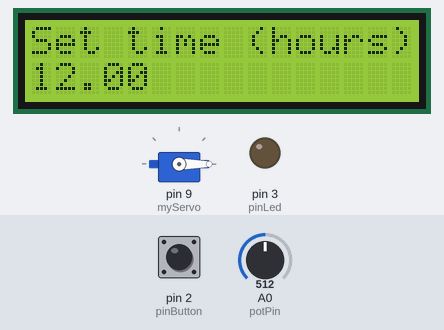
Bench run of a sketch on a simulated Arduino Uno, built with avr-gcc and run on an emulated ATmega328P. Shown: servo, 16×2 character LCD, output pins drawn as LEDs (lit = HIGH). Dashed ring = blinking. The inputs (shaded band) are chosen by the test bench; at power-on: pin 2 (pinButton) HIGH, A0 (potPin) = 512. What the sketch prints to the serial monitor is not drawn.

Above: at 4.2 s.
4.3 s: pin 2 (pinButton) pulled LOW for 0.3 s
At 7.3 s:
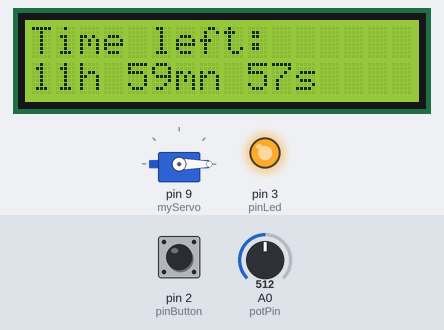
7.6 s: pin 2 (pinButton) pulled LOW for 3.2 s
At 10.51 s:
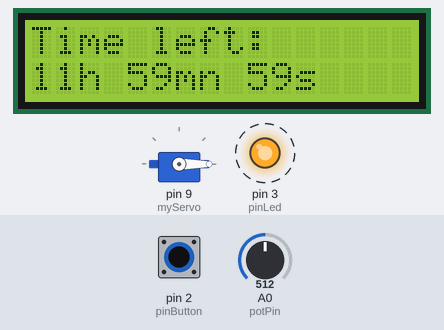
12.3 s: A0 (potPin) set to 716
At 13.8 s:
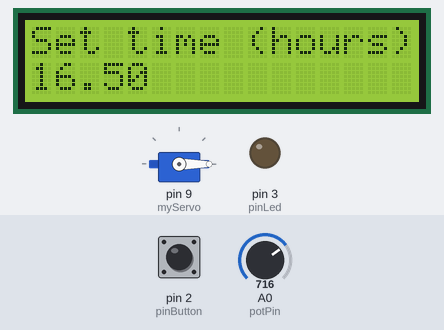
14.1 s: A0 (potPin) set to 421
At 15.2 s:
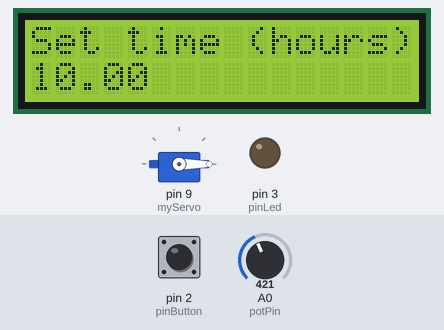
15.9 s: A0 (potPin) set to 400
At 17.0 s:
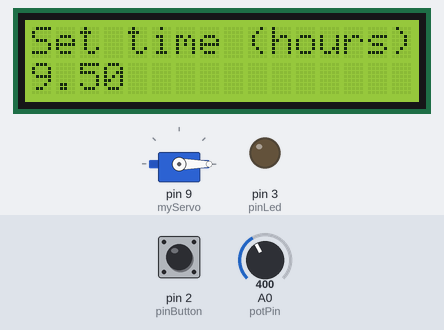
17.8 s: pin 2 (pinButton) pulled LOW for 1 s
At 18.0 s:
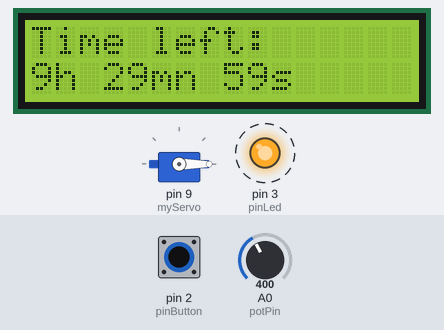
Timing chart, 0 to 20.8 s (numbered marks = the images above; inputs shaded):
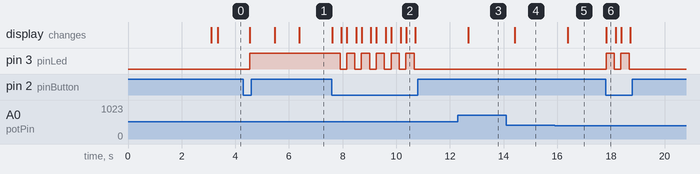

The sketch:

lateral-root-induction-with-arduino.ino
```cpp
/*
  Name: Gravistimulation device

  Purpose: Control the rotation of a servo to 170 degrees after a countdown of at least 30 minutes, up to 24 hours maximum.

  The circuit:
  one or two servos connected to D9
  an LCD screen connected to D4, D5, D6, D7, D11 and D12
  an LED connected to D3 with a 220Ω resistor
  a pushbutton connected to D2
  two potentiometers (one for the LCD screen backlight, the other for setting the countdown)
  two capacitors

  Created 14 March 2017
  @author Marion Louveaux
  Modified 25 September 2017
  By Marion Louveaux

  @version 1.0 25/09/2017

  References:
  This programm is based on:
    Project n°5 "Mood cue" from Arduino starter kit book (servo)
    Project n°11 "Crystal Ball" from Arduino starter kit book (LCD screen)
    https://openclassrooms.com/courses/programmez-vos-premiers-montages-avec-arduino/le-bouton-poussoir (button/light switch)
    http://colin.pitrat.free.fr/?p=393 (countdown system)

*/


#include <Servo.h>
#include <LiquidCrystal.h>

Servo myServo;

LiquidCrystal lcd(12, 11, 7, 6, 5, 4);

int const potPin = A0;
int potVal;
int angle;
double duration;
unsigned long dur_mill = 0;


// Countdown variables
#define SECONDS_IN_HOUR 3600.0 // N.B.: Replace 3600.0 by 30.0 to debug the code/test the setup (1mn will last in 1 second)
unsigned long end_millis = 0; // Time in milliseconds at which countdown stops
double remainingSeconds;
double RMinutes;
double remainingMinutes;
double RHours;
double remainingHours;

// Button variables
int pinButton, pinLed;
boolean lightingStatus;

void setup() {
  myServo.attach(9);

  Serial.begin(9600);

  // Initialisation of the button and LED variables
  pinButton = 2;
  pinLed = 3;
  lightingStatus = 0;
  angle = 0;

  // Definition of modes for the button and the LED
  pinMode(pinButton, INPUT_PULLUP);
  pinMode(pinLed, OUTPUT);


  // Servo reset
  myServo.write(angle);

  // Start display
  lcd.begin(16, 2);
  lcd.print("Hello");
  lcd.setCursor(0, 1);
  lcd.print("AG Maizel :)");
  delay(3000);
  lcd.clear();
  lcd.print("Set time:");

} // end of void setup

void loop() {


  // Read and store button state
  boolean pinButtonStatus = digitalRead(pinButton);
  Serial.println("pinButtonStatus: ");
  Serial.println(pinButtonStatus);

  // Conditional test

  if (!pinButtonStatus) // if the button is pushed (in this case pin is set to 0 -INPUT_PULLUP mode-)
  {
    if (lightingStatus) // if lightingStatus equal to 1
    {
      lightingStatus = 0; // then lightingStatus is set to 0
    }
    else
    {
      lightingStatus = 1; // otherwise lightingStatus is set to 1
    }
  }


  Serial.print("Light: ");
  Serial.print(lightingStatus);

  Serial.print("end_millis: ");
  Serial.print(end_millis);

  Serial.print("millis: ");
  Serial.print(millis());


  if (lightingStatus) // test if lightingStatus is set to 1
  {
    digitalWrite(pinLed, HIGH); // LED is turned on

    // Display is refreshed and modified
    lcd.clear();
    lcd.print("Time left:");


    if (millis() >= end_millis)
    {
      angle = 170; // above 170 degrees, servo is noisy
      duration = 0;
      myServo.write(angle);
      lcd.setCursor(0, 1);
      lcd.print("Done!");
    } else {

      RHours = (end_millis - millis()) / (1000.0 * SECONDS_IN_HOUR);
      remainingHours = floor(RHours);
      RMinutes = (RHours - remainingHours) * 60;
      remainingMinutes = floor(RMinutes);
      remainingSeconds = floor( (RMinutes - remainingMinutes) * 60 );


      lcd.clear();
      lcd.print("Time left:");
      lcd.setCursor(0, 1);
      lcd.print(static_cast<unsigned long>(remainingHours));
      lcd.print("h ");
      lcd.print(static_cast<unsigned long>(remainingMinutes));
      lcd.print("mn ");
      lcd.print(static_cast<unsigned long>(remainingSeconds));
      lcd.print("s");


      Serial.print(", RHours: ");
      Serial.print(RHours);

      Serial.print(", remainingHours: ");
      Serial.print(remainingHours);

      Serial.print(", RMinutes: ");
      Serial.print(RMinutes);

      Serial.print(", remainingMinutes: ");
      Serial.print(remainingMinutes);

      Serial.print(", remainingSeconds: ");
      Serial.print(remainingSeconds);

    }

    delay(200);

  }
  else
  {
    digitalWrite(pinLed, LOW); // LED is turned off
    angle = 0;
    myServo.write(angle);

    // Programming duration before gravistimulation
    dur_mill = map(potVal, 0, 1023, 1, 48); // from 30 minutes to 24h, with 30 minutes increment
    duration = dur_mill / 2.00;

    Serial.print(", dur_mill: ");
    Serial.print(dur_mill);


    Serial.print(", duration: ");
    Serial.print(duration);

    potVal = analogRead(potPin);
    Serial.print("potVal: ");
    Serial.print(potVal);

    end_millis = millis() + duration * SECONDS_IN_HOUR * 1000;

    lcd.clear();
    lcd.print("Set time (hours)");
    lcd.setCursor(0, 1);
    lcd.print(duration);


    delay(200);
  }


} // end of void loop
```

Measured:
- after the input at 4.3 s, pin 3 (pinLed): LOW → HIGH after 0.24 s; the display: first changes after 0.24 s (image 1 shows a later state)
- after the input at 7.6 s, pin 3 (pinLed): alternates HIGH for 0.31 s and LOW for 0.25 s, 11 changes in all, then stays LOW, starting after 0.30 s; the display: first differs from a run without the input after 0.35 s (image 2 shows a later state)
- after the input at 12.3 s, the display: changes after 0.39 s (image 3)
- after the input at 14.1 s, the display: changes after 0.32 s (image 4)
- after the input at 15.9 s, the display: changes after 0.50 s (image 5)
- after the input at 17.8 s, pin 3 (pinLed): alternates HIGH for 0.31 s and LOW for 0.25 s, 4 changes in all, then stays LOW, starting at once; the display: changes at once (image 6)
